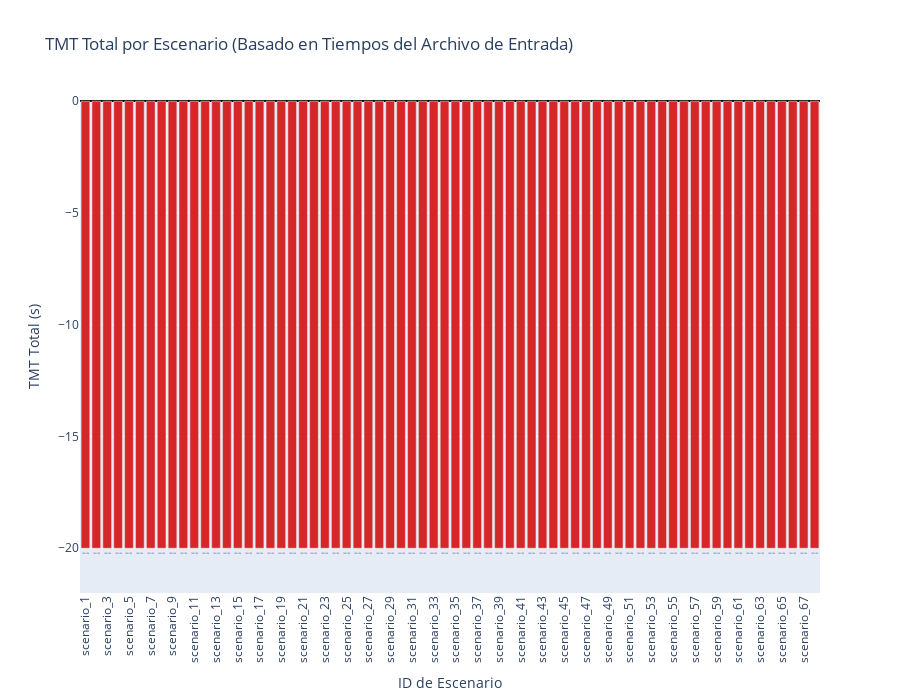

Notebook code cell kept with this figure:
### Markdown cell above
# Analisys

### Code cell
import json
import os
import math
import pandas as pd
import plotly.graph_objects as go
from plotly.subplots import make_subplots
import logging
import numpy as np  # Para isnan
from typing import Dict, List, Any, Optional

# Configuración básica de logging
logging.basicConfig(level=logging.INFO, format='%(asctime)s - %(levelname)s - %(message)s')
logger = logging.getLogger(__name__)

# --- Constantes ---
CTI = 0.2  # Intervalo de tiempo de coordinación típico (en segundos)

# --- Rutas de los archivos ---
INPUT_FILE = "/Users/gustavo/Documents/Projects/TESIS_UNAL/ADAPTIVE_ALGORITHM/data/processed/independent_relay_pairs_paper.json"
# PLOT_OUTPUT_PATH = "/Users/gustavo/Documents/Projects/TESIS_UNAL/ADAPTIVE_ALGORITHM/data/processed/model/tmt_analysis_all_scenarios_from_input_times.html"

logger.info(f"Archivo de entrada: {INPUT_FILE}")

# %%
# Celda 2: Funciones de Ayuda (Carga)
def load_json_file(file_path: str) -> Optional[Any]:
    """Carga datos desde un archivo JSON."""
    try:
        with open(file_path, 'r') as file:
            data = json.load(file)
        logger.info(f"Archivo cargado: {file_path}")
        return data
    except FileNotFoundError:
        logger.error(f"No encontrado: {file_path}")
        return None
    except json.JSONDecodeError as e:
        logger.error(f"JSON inválido: {file_path}: {e}")
        return None
    except Exception as e:
        logger.error(f"Error carga {file_path}: {e}")
        return None

# %%
# Celda 3: Carga y Agrupación de Datos por Escenario
logger.info("Cargando y agrupando datos por escenario...")
relay_pairs_data = load_json_file(INPUT_FILE)

if relay_pairs_data is None:
    raise SystemExit("Error crítico al cargar archivo de entrada.")
if not isinstance(relay_pairs_data, list):
    raise SystemExit("Error de formato en archivo de entrada (se espera lista).")

original_pairs_map: Dict[str, List[Dict]] = {}
total_original_pairs_read = 0
skipped_pairs_structure = 0

for pair in relay_pairs_data:
    s_id = pair.get("scenario_id")
    main_info = pair.get('main_relay')
    backup_info = pair.get('backup_relay')
    if s_id and isinstance(main_info, dict) and isinstance(backup_info, dict) and \
       'Time_out' in main_info and 'Time_out' in backup_info:
        original_pairs_map.setdefault(s_id, []).append(pair)
        total_original_pairs_read += 1
    else:
        skipped_pairs_structure += 1

logger.info(f"Datos agrupados: {len(original_pairs_map)} escenarios encontrados.")
logger.info(f"{total_original_pairs_read} pares válidos leídos y agrupados.")
if skipped_pairs_structure > 0:
    logger.warning(f"{skipped_pairs_structure} pares fueron omitidos durante la carga debido a estructura o Time_out faltante.")

# %%
# Celda 4: Calcular Métricas de Coordinación para Todos los Escenarios
logger.info("Calculando TMT y métricas para cada escenario usando los Time_out existentes...")
scenario_results: Dict[str, Dict[str, Any]] = {}

if not original_pairs_map:
    raise SystemExit("No hay datos de escenario para procesar.")

for scenario_id, pairs_for_scenario in original_pairs_map.items():
    tmt_for_scenario = 0.0
    miscoordination_count = 0
    valid_pairs_evaluated = 0
    max_neg_mt_scenario = 0.0
    skipped_this_scenario = 0

    for pair_entry in pairs_for_scenario:
        main_time = pair_entry['main_relay'].get('Time_out')
        backup_time = pair_entry['backup_relay'].get('Time_out')

        if not isinstance(main_time, (int, float)) or math.isnan(main_time) or \
           not isinstance(backup_time, (int, float)) or math.isnan(backup_time):
            skipped_this_scenario += 1
            continue

        delta_t = backup_time - main_time - CTI
        mt = min(0, delta_t)

        valid_pairs_evaluated += 1
        if mt < -1e-6:
            miscoordination_count += 1
            tmt_for_scenario += mt
            max_neg_mt_scenario = min(max_neg_mt_scenario, mt)

    if valid_pairs_evaluated > 0:
        scenario_results[scenario_id] = {
            "TMT": tmt_for_scenario,
            "MiscoordinatedCount": miscoordination_count,
            "TotalPairsEvaluated": valid_pairs_evaluated,
            "MaxNegativeMT": max_neg_mt_scenario
        }
        if skipped_this_scenario > 0:
            logger.warning(f"({scenario_id}) Se omitieron {skipped_this_scenario} pares adicionales por tiempos inválidos.")
    elif pairs_for_scenario:
        logger.warning(f"({scenario_id}) No se evaluaron pares válidos (problemas con Time_out?).")

logger.info(f"Cálculo de TMT completado para {len(scenario_results)} escenarios.")

# --- Nuevo bloque: imprimir TMT de cada escenario ---
logger.info("Valores de TMT por escenario:")
for scenario_id, metrics in scenario_results.items():
    tmt = metrics.get("TMT", 0.0)
    print(f"Escenario {scenario_id}: TMT = {tmt:.4f} s")

# %%
# Celda 5: Análisis - Mostrar los 54 Mejores Escenarios por TMT
if not scenario_results:
    logger.error("No hay resultados de escenario para analizar.")
else:
    df_results = pd.DataFrame.from_dict(scenario_results, orient='index')
    df_results.index.name = 'scenario_id'
    df_results = df_results.reset_index()
    df_results_sorted_by_tmt = df_results.sort_values(by='TMT', ascending=False)
    top_54_scenarios = df_results_sorted_by_tmt[df_results_sorted_by_tmt['TMT'] != 0].head(54)

    print("\n--- Mejores 54 Escenarios por TMT (Basado en Tiempos del Archivo de Entrada) ---")
    pd.set_option('display.max_rows', 60)
    print(top_54_scenarios[['scenario_id', 'TMT', 'MiscoordinatedCount', 'TotalPairsEvaluated', 'MaxNegativeMT']].round(5))
    pd.reset_option('display.max_rows')

# %%
# Celda 6: Visualización - Gráfico de Barras del TMT para Todos los Escenarios
if scenario_results and 'df_results' in locals():
    logger.info("Generando gráfico de barras de TMT para todos los escenarios...")

    def get_scenario_num(s_id):
        try:
            return int(s_id.split('_')[-1])
        except:
            return float('inf')

    df_results_plot_sorted = df_results.copy()
    df_results_plot_sorted['scenario_num'] = df_results_plot_sorted['scenario_id'].apply(get_scenario_num)
    df_results_plot_sorted = df_results_plot_sorted.sort_values(by='scenario_num')

    scenario_labels_plot = df_results_plot_sorted['scenario_id'].tolist()
    tmt_values_plot    = df_results_plot_sorted['TMT'].tolist()
    miscoord_counts_plot = df_results_plot_sorted['MiscoordinatedCount'].tolist()
    total_pairs_plot     = df_results_plot_sorted['TotalPairsEvaluated'].tolist()
    max_neg_mt_plot      = df_results_plot_sorted['MaxNegativeMT'].tolist()

    hover_texts_plot = [
        f"<b>{s_id}</b><br>TMT: {tmt:.4f}<br>Descoordinados: {mc}/{tp}<br>Peor MT: {max_neg_mt:.4f}"
        for s_id, tmt, mc, tp, max_neg_mt in zip(scenario_labels_plot, tmt_values_plot, miscoord_counts_plot, total_pairs_plot, max_neg_mt_plot)
    ]

    colors = [
        '#2ca02c' if tmt >= -0.001 else
        '#ff7f0e' if tmt >= -0.05 else
        '#d62728'
        for tmt in tmt_values_plot
    ]

    fig_tmt_all = go.Figure(data=[
        go.Bar(
            x=scenario_labels_plot,
            y=tmt_values_plot,
            text=[f"{mc}/{tp}" for mc, tp in zip(miscoord_counts_plot, total_pairs_plot)],
            textposition='outside',
            textfont_size=8,
            hovertext=hover_texts_plot,
            hoverinfo='text',
            marker_color=colors
        )
    ])

    fig_tmt_all.update_layout(
        title="TMT Total por Escenario (Basado en Tiempos del Archivo de Entrada)",
        xaxis_title="ID de Escenario",
        yaxis_title="TMT Total (s)",
        yaxis=dict(range=[min(tmt_values_plot + [-0.1]) * 1.1, max(tmt_values_plot + [0.05])]),
        yaxis_zeroline=True, yaxis_zerolinewidth=2, yaxis_zerolinecolor='black',
        xaxis={'type': 'category', 'tickangle': -90},
        height=700,
        bargap=0.2,
        hovermode='x unified'
    )

    fig_tmt_all.show()
logger.info("--- Análisis de TMT completado ---")

### Figure 1 — Plotly figure (JSON) as saved in the notebook; plotly's stock layout.template omitted (floating-point values rounded to 4 significant figures)
{"data": [{"hoverinfo": "text", "hovertext": ["<b>scenario_1</b><br>TMT: -20.0000<br>Descoordinados: 100/100<br>Peor MT: -0.2000", "<b>scenario_2</b><br>TMT: -20.0000<br>Descoordinados: 100/100<br>Peor MT: -0.2000", "<b>scenario_3</b><br>TMT: -20.0000<br>Descoordinados: 100/100<br>Peor MT: -0.2000", "<b>scenario_4</b><br>TMT: -20.0000<br>Descoordinados: 100/100<br>Peor MT: -0.2000", "<b>scenario_5</b><br>TMT: -20.0000<br>Descoordinados: 100/100<br>Peor MT: -0.2000", "<b>scenario_6</b><br>TMT: -20.0000<br>Descoordinados: 100/100<br>Peor MT: -0.2000", "<b>scenario_7</b><br>TMT: -20.0000<br>Descoordinados: 100/100<br>Peor MT: -0.2000", "<b>scenario_8</b><br>TMT: -20.0000<br>Descoordinados: 100/100<br>Peor MT: -0.2000", "<b>scenario_9</b><br>TMT: -20.0000<br>Descoordinados: 100/100<br>Peor MT: -0.2000", "<b>scenario_10</b><br>TMT: -20.0000<br>Descoordinados: 100/100<br>Peor MT: -0.2000", "<b>scenario_11</b><br>TMT: -20.0000<br>Descoordinados: 100/100<br>Peor MT: -0.2000", "<b>scenario_12</b><br>TMT: -20.0000<br>Descoordinados: 100/100<br>Peor MT: -0.2000", "<b>scenario_13</b><br>TMT: -20.0000<br>Descoordinados: 100/100<br>Peor MT: -0.2000", "<b>scenario_14</b><br>TMT: -20.0000<br>Descoordinados: 100/100<br>Peor MT: -0.2000", "<b>scenario_15</b><br>TMT: -20.0000<br>Descoordinados: 100/100<br>Peor MT: -0.2000", "<b>scenario_16</b><br>TMT: -20.0000<br>Descoordinados: 100/100<br>Peor MT: -0.2000", "<b>scenario_17</b><br>TMT: -20.0000<br>Descoordinados: 100/100<br>Peor MT: -0.2000", "<b>scenario_18</b><br>TMT: -20.0000<br>Descoordinados: 100/100<br>Peor MT: -0.2000", "<b>scenario_19</b><br>TMT: -20.0000<br>Descoordinados: 100/100<br>Peor MT: -0.2000", "<b>scenario_20</b><br>TMT: -20.0000<br>Descoordinados: 100/100<br>Peor MT: -0.2000", "<b>scenario_21</b><br>TMT: -20.0000<br>Descoordinados: 100/100<br>Peor MT: -0.2000", "<b>scenario_22</b><br>TMT: -20.0000<br>Descoordinados: 100/100<br>Peor MT: -0.2000", "<b>scenario_23</b><br>TMT: -20.0000<br>Descoordinados: 100/100<br>Peor MT: -0.2000", "<b>scenario_24</b><br>TMT: -20.0000<br>Descoordinados: 100/100<br>Peor MT: -0.2000", "<b>scenario_25</b><br>TMT: -20.0000<br>Descoordinados: 100/100<br>Peor MT: -0.2000", "<b>scenario_26</b><br>TMT: -20.0000<br>Descoordinados: 100/100<br>Peor MT: -0.2000", "<b>scenario_27</b><br>TMT: -20.0000<br>Descoordinados: 100/100<br>Peor MT: -0.2000", "<b>scenario_28</b><br>TMT: -20.0000<br>Descoordinados: 100/100<br>Peor MT: -0.2000", "<b>scenario_29</b><br>TMT: -20.0000<br>Descoordinados: 100/100<br>Peor MT: -0.2000", "<b>scenario_30</b><br>TMT: -20.0000<br>Descoordinados: 100/100<br>Peor MT: -0.2000", "<b>scenario_31</b><br>TMT: -20.0000<br>Descoordinados: 100/100<br>Peor MT: -0.2000", "<b>scenario_32</b><br>TMT: -20.0000<br>Descoordinados: 100/100<br>Peor MT: -0.2000", "<b>scenario_33</b><br>TMT: -20.0000<br>Descoordinados: 100/100<br>Peor MT: -0.2000", "<b>scenario_34</b><br>TMT: -20.0000<br>Descoordinados: 100/100<br>Peor MT: -0.2000", "<b>scenario_35</b><br>TMT: -20.0000<br>Descoordinados: 100/100<br>Peor MT: -0.2000", "<b>scenario_36</b><br>TMT: -20.0000<br>Descoordinados: 100/100<br>Peor MT: -0.2000", "<b>scenario_37</b><br>TMT: -20.0000<br>Descoordinados: 100/100<br>Peor MT: -0.2000", "<b>scenario_38</b><br>TMT: -20.0000<br>Descoordinados: 100/100<br>Peor MT: -0.2000", "<b>scenario_39</b><br>TMT: -20.0000<br>Descoordinados: 100/100<br>Peor MT: -0.2000", "<b>scenario_40</b><br>TMT: -20.0000<br>Descoordinados: 100/100<br>Peor MT: -0.2000", "<b>scenario_41</b><br>TMT: -20.0000<br>Descoordinados: 100/100<br>Peor MT: -0.2000", "<b>scenario_42</b><br>TMT: -20.0000<br>Descoordinados: 100/100<br>Peor MT: -0.2000", "<b>scenario_43</b><br>TMT: -20.0000<br>Descoordinados: 100/100<br>Peor MT: -0.2000", "<b>scenario_44</b><br>TMT: -20.0000<br>Descoordinados: 100/100<br>Peor MT: -0.2000", "<b>scenario_45</b><br>TMT: -20.0000<br>Descoordinados: 100/100<br>Peor MT: -0.2000", "<b>scenario_46</b><br>TMT: -20.0000<br>Descoordinados: 100/100<br>Peor MT: -0.2000", "<b>scenario_47</b><br>TMT: -20.0000<br>Descoordinados: 100/100<br>Peor MT: -0.2000", "<b>scenario_48</b><br>TMT: -20.0000<br>Descoordinados: 100/100<br>Peor MT: -0.2000", "<b>scenario_49</b><br>TMT: -20.0000<br>Descoordinados: 100/100<br>Peor MT: -0.2000", "<b>scenario_50</b><br>TMT: -20.0000<br>Descoordinados: 100/100<br>Peor MT: -0.2000", "<b>scenario_51</b><br>TMT: -20.0000<br>Descoordinados: 100/100<br>Peor MT: -0.2000", "<b>scenario_52</b><br>TMT: -20.0000<br>Descoordinados: 100/100<br>Peor MT: -0.2000", "<b>scenario_53</b><br>TMT: -20.0000<br>Descoordinados: 100/100<br>Peor MT: -0.2000", "<b>scenario_54</b><br>TMT: -20.0000<br>Descoordinados: 100/100<br>Peor MT: -0.2000", "<b>scenario_55</b><br>TMT: -20.0000<br>Descoordinados: 100/100<br>Peor MT: -0.2000", "<b>scenario_56</b><br>TMT: -20.0000<br>Descoordinados: 100/100<br>Peor MT: -0.2000", "<b>scenario_57</b><br>TMT: -20.0000<br>Descoordinados: 100/100<br>Peor MT: -0.2000", "<b>scenario_58</b><br>TMT: -20.0000<br>Descoordinados: 100/100<br>Peor MT: -0.2000", "<b>scenario_59</b><br>TMT: -20.0000<br>Descoordinados: 100/100<br>Peor MT: -0.2000", "<b>scenario_60</b><br>TMT: -20.0000<br>Descoordinados: 100/100<br>Peor MT: -0.2000", "<b>scenario_61</b><br>TMT: -20.0000<br>Descoordinados: 100/100<br>Peor MT: -0.2000", "<b>scenario_62</b><br>TMT: -20.0000<br>Descoordinados: 100/100<br>Peor MT: -0.2000", "<b>scenario_63</b><br>TMT: -20.0000<br>Descoordinados: 100/100<br>Peor MT: -0.2000", "<b>scenario_64</b><br>TMT: -20.0000<br>Descoordinados: 100/100<br>Peor MT: -0.2000", "<b>scenario_65</b><br>TMT: -20.0000<br>Descoordinados: 100/100<br>Peor MT: -0.2000", "<b>scenario_66</b><br>TMT: -20.0000<br>Descoordinados: 100/100<br>Peor MT: -0.2000", "<b>scenario_67</b><br>TMT: -20.0000<br>Descoordinados: 100/100<br>Peor MT: -0.2000", "<b>scenario_68</b><br>TMT: -20.0000<br>Descoordinados: 100/100<br>Peor MT: -0.2000"], "marker": {"color": ["#d62728", "#d62728", "#d62728", "#d62728", "#d62728", "#d62728", "#d62728", "#d62728", "#d62728", "#d62728", "#d62728", "#d62728", "#d62728", "#d62728", "#d62728", "#d62728", "#d62728", "#d62728", "#d62728", "#d62728", "#d62728", "#d62728", "#d62728", "#d62728", "#d62728", "#d62728", "#d62728", "#d62728", "#d62728", "#d62728", "#d62728", "#d62728", "#d62728", "#d62728", "#d62728", "#d62728", "#d62728", "#d62728", "#d62728", "#d62728", "#d62728", "#d62728", "#d62728", "#d62728", "#d62728", "#d62728", "#d62728", "#d62728", "#d62728", "#d62728", "#d62728", "#d62728", "#d62728", "#d62728", "#d62728", "#d62728", "#d62728", "#d62728", "#d62728", "#d62728", "#d62728", "#d62728", "#d62728", "#d62728", "#d62728", "#d62728", "#d62728", "#d62728"]}, "text": ["100/100", "100/100", "100/100", "100/100", "100/100", "100/100", "100/100", "100/100", "100/100", "100/100", "100/100", "100/100", "100/100", "100/100", "100/100", "100/100", "100/100", "100/100", "100/100", "100/100", "100/100", "100/100", "100/100", "100/100", "100/100", "100/100", "100/100", "100/100", "100/100", "100/100", "100/100", "100/100", "100/100", "100/100", "100/100", "100/100", "100/100", "100/100", "100/100", "100/100", "100/100", "100/100", "100/100", "100/100", "100/100", "100/100", "100/100", "100/100", "100/100", "100/100", "100/100", "100/100", "100/100", "100/100", "100/100", "100/100", "100/100", "100/100", "100/100", "100/100", "100/100", "100/100", "100/100", "100/100", "100/100", "100/100", "100/100", "100/100"], "textfont": {"size": 8}, "textposition": "outside", "type": "bar", "x": ["scenario_1", "scenario_2", "scenario_3", "scenario_4", "scenario_5", "scenario_6", "scenario_7", "scenario_8", "scenario_9", "scenario_10", "scenario_11", "scenario_12", "scenario_13", "scenario_14", "scenario_15", "scenario_16", "scenario_17", "scenario_18", "scenario_19", "scenario_20", "scenario_21", "scenario_22", "scenario_23", "scenario_24", "scenario_25", "scenario_26", "scenario_27", "scenario_28", "scenario_29", "scenario_30", "scenario_31", "scenario_32", "scenario_33", "scenario_34", "scenario_35", "scenario_36", "scenario_37", "scenario_38", "scenario_39", "scenario_40", "scenario_41", "scenario_42", "scenario_43", "scenario_44", "scenario_45", "scenario_46", "scenario_47", "scenario_48", "scenario_49", "scenario_50", "scenario_51", "scenario_52", "scenario_53", "scenario_54", "scenario_55", "scenario_56", "scenario_57", "scenario_58", "scenario_59", "scenario_60", "scenario_61", "scenario_62", "scenario_63", "scenario_64", "scenario_65", "scenario_66", "scenario_67", "scenario_68"], "y": [-20.0, -20.0, -20.0, -20.0, -20.0, -20.0, -20.0, -20.0, -20.0, -20.0, -20.0, -20.0, -20.0, -20.0, -20.0, -20.0, -20.0, -20.0, -20.0, -20.0, -20.0, -20.0, -20.0, -20.0, -20.0, -20.0, -20.0, -20.0, -20.0, -20.0, -20.0, -20.0, -20.0, -20.0, -20.0, -20.0, -20.0, -20.0, -20.0, -20.0, -20.0, -20.0, -20.0, -20.0, -20.0, -20.0, -20.0, -20.0, -20.0, -20.0, -20.0, -20.0, -20.0, -20.0, -20.0, -20.0, -20.0, -20.0, -20.0, -20.0, -20.0, -20.0, -20.0, -20.0, -20.0, -20.0, -20.0, -20.0]}], "layout": {"bargap": 0.2, "height": 700, "hovermode": "x unified", "title": {"text": "TMT Total por Escenario (Basado en Tiempos del Archivo de Entrada)"}, "xaxis": {"tickangle": -90, "title": {"text": "ID de Escenario"}, "type": "category"}, "yaxis": {"range": [-22.0, 0.05], "title": {"text": "TMT Total (s)"}, "zeroline": true, "zerolinecolor": "black", "zerolinewidth": 2}}}
